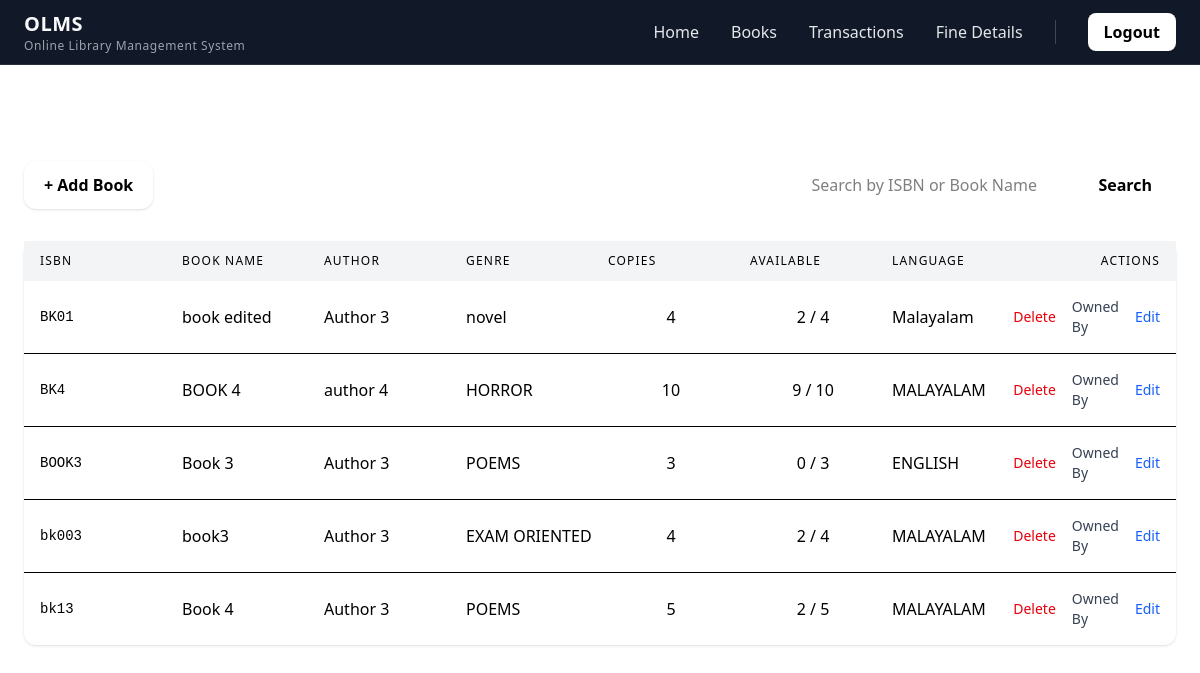
Page /librarian/booklist on the earlier database version.
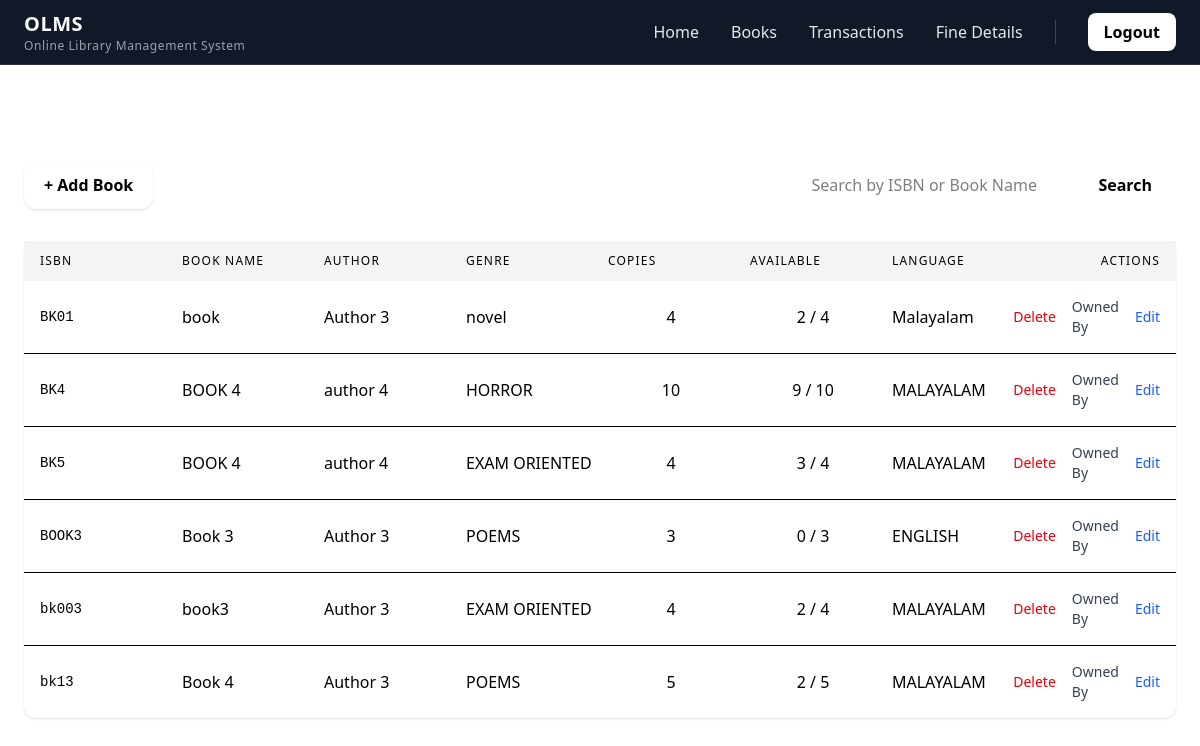
Same page on the later database version.
### common/models.py (models this page shows, shortened)
class Book_details(models.Model):
    Genre_Choice = [
        ('HORROR', 'horror'),
        ('NOVEL', 'novel'),
        ('POEMS', 'poems'),
        ('EXAM ORIENTED','examoriented')
    ]
    Language_Choice=[
        ('ENGLISH','ENGLISH'),
        ('MALAYALAM','MALAYALAM'),
        ('HINDI','HINDI')
    ]
    ISBN = models.CharField(max_length=50, unique=True,)  # ISBN still unique
    cover = models.ImageField(upload_to='covers/', null=True, blank=True)
    Book_name = models.CharField(max_length=100)
    Authors_name = models.CharField(max_length=100)
    Genre = models.CharField(max_length=50,choices=Genre_Choice)
    Language = models.CharField(max_length=50,choices=Language_Choice)
    description = models.TextField(null=True, blank=True)

### librarian/views.py (the view)
# urls.py: path("booklist",views.list_books,name='listofbooks'),
def list_books(request):
    query = request.GET.get("q", "").strip()
    books = (
        Book_details.objects
        .annotate(
            total_copies=Count("copies"),
            available_copies=Count(
                "copies",
                filter=Q(copies__is_available=True)
            )
        )
    )
    if query:
        books = books.filter(
            Q(ISBN__icontains=query) |
            Q(Book_name__icontains=query)
        )
    context = {
        "books": books,
        "query": query,
        "total_books": Book_details.objects.count(),
    }
    return render(request, "librarian/bolist.html", context)

### librarian/templates/librarian/bolist.html (shortened to what this page needs)
{% include 'librarian/lib_header.html' %}
<div class="max-w-7xl mx-auto px-6 py-8 space-y-8 text-white">
  <div class="flex flex-col md:flex-row md:items-center md:justify-between gap-4">
    <h1 class="text-2xl font-semibold tracking-wide">
    </h1>
    <div class="text-sm text-white/60">
    </div>
  </div>
  <div class="relative z-50 flex items-center justify-between gap-6">
    <div class="z-50">
      <a href="{% url 'add_book' %}" class="inline-flex items-center gap-2 px-5 py-3 rounded-xl
                bg-white text-black font-semibold
                shadow hover:bg-gray-200 transition">
        + Add Book
      </a>
    </div>
    <div class="flex-1 flex justify-end z-40">
      <form method="get" class="flex flex-col sm:flex-row gap-4">
        <input type="text" name="q" value="{{ query }}" placeholder="Search by ISBN or Book Name" class="px-4 py-3 rounded-xl bg-white text-black
                      focus:outline-none focus:ring-2 focus:ring-black">
        <button type="submit" class="px-6 py-3 rounded-xl bg-white text-black font-semibold
                       hover:bg-gray-200 transition">
          Search
        </button>
      </form>
    </div>
  </div>
  <div class="bg-white rounded-xl shadow text-black">
    <div class="grid grid-cols-8 gap-4 px-4 py-3 text-xs uppercase tracking-widest bg-gray-100">
      <div>ISBN</div>
      <div>Book Name</div>
      <div>Author</div>
      <div>Genre</div>
      <div>Copies</div>
      <div>Available</div>
      <div>Language</div>
      <div class="text-right">Actions</div>
    </div>
    <div class="divide-y">
      {% for book in books %}
      <div class="grid grid-cols-1 md:grid-cols-8 gap-4 px-4 py-4
                  items-center hover:bg-gray-50 transition">
        <div class="font-mono text-sm break-all">
          {{ book.ISBN }}
        </div>
        <div class="font-medium truncate">
          {{ book.Book_name }}
        </div>
        <div class="truncate">
          {{ book.Authors_name }}
        </div>
        <div>
          {{ book.Genre }}
        </div>
        <div class="text-center">
          {{ book.copies.count }}
        </div>
        <div class="text-center font-medium">
          {{ book.available_copies }} / {{ book.total_copies }}
        </div>
        <div>
          {{ book.Language }}
        </div>
        <div class="flex items-center justify-end gap-4 text-sm">
          <a href="#" class="text-red-600 hover:text-red-800 transition">
            Delete
          </a>
          <a href="#" class="text-gray-700 hover:text-black transition">
            Owned By
          </a>
          <button data-get-url="{% url 'get_book_data' book.ISBN %}" data-update-url="{% url 'update_book' book.ISBN %}"
            onclick="openEditModal(this)" class="text-blue-600 hover:text-blue-800 transition">
            Edit
          </button>
        </div>
      </div>
      {% empty %}
      <div class="px-6 py-10 text-center text-gray-500">
        No books found.
      </div>
      {% endfor %}
    </div>
  </div>
</div>

Differences in the rows shown:
changed Book_details "novel": Book_name "book edited" → "book"
added Book_details: ISBN "BK5", Book_name "BOOK 4", Authors_name "author 4", Genre "EXAM ORIENTED", copies.count "4", available_copies "3", total_copies "4", Language "MALAYALAM"
